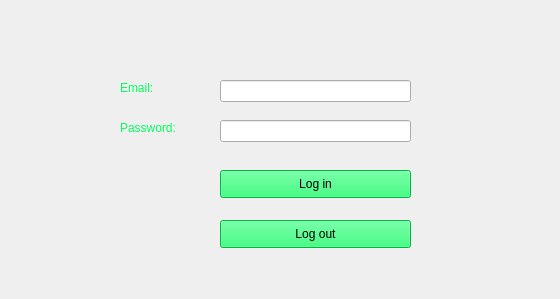
    <widget class="QWidget" name="tab_6">
     <attribute name="title">
      <string>Login</string>
     </attribute>
     <widget class="QLabel" name="label_12">
      <property name="geometry">
       <rect>
        <x>120</x>
        <y>120</y>
        <width>71</width>
        <height>16</height>
       </rect>
      </property>
      <property name="styleSheet">
       <string notr="true">color: rgb(0, 255, 93)</string>
      </property>
      <property name="text">
       <string>Password:</string>
      </property>
     </widget>
     <widget class="QLabel" name="label_14">
      <property name="geometry">
       <rect>
        <x>120</x>
        <y>80</y>
        <width>55</width>
        <height>16</height>
       </rect>
      </property>
      <property name="styleSheet">
       <string notr="true">color: rgb(0, 255, 93)</string>
      </property>
      <property name="text">
       <string>Email:</string>
      </property>
     </widget>
     <widget class="QLineEdit" name="log_pw">
      <property name="geometry">
       <rect>
        <x>220</x>
        <y>120</y>
        <width>191</width>
        <height>22</height>
       </rect>
      </property>
      <property name="styleSheet">
       <string notr="true">color:rgb(255, 183, 0)</string>
      </property>
      <property name="echoMode">
       <enum>QLineEdit::Password</enum>
      </property>
     </widget>
     <widget class="QLineEdit" name="log_email">
      <property name="geometry">
       <rect>
        <x>220</x>
        <y>80</y>
        <width>191</width>
        <height>22</height>
       </rect>
      </property>
      <property name="styleSheet">
       <string notr="true">color:rgb(255, 183, 0)</string>
      </property>
     </widget>
     <widget class="QPushButton" name="login_button">
      <property name="geometry">
       <rect>
        <x>220</x>
        <y>170</y>
        <width>191</width>
        <height>28</height>
       </rect>
      </property>
      <property name="styleSheet">
       <string notr="true">color: rgb(0,0,0);
background-color: rgb(0, 255, 93)</string>
      </property>
      <property name="text">
       <string>Log in</string>
      </property>
     </widget>
     <widget class="QPushButton" name="logout_button">
      <property name="enabled">
       <bool>true</bool>
      </property>
      <property name="geometry">
       <rect>
        <x>220</x>
        <y>220</y>
        <width>191</width>
        <height>28</height>
       </rect>
      </property>
      <property name="styleSheet">
       <string notr="true">color: rgb(0,0,0);
background-color: rgb(0, 255, 93)</string>
      </property>
      <property name="text">
       <string>Log out</string>
      </property>
     </widget>
     <widget class="QLabel" name="log_err">
      <property name="geometry">
       <rect>
        <x>220</x>
        <y>270</y>
        <width>331</width>
        <height>20</height>
       </rect>
      </property>
      <property name="styleSheet">
       <string notr="true">color:rgb(255, 0, 0)</string>
      </property>
      <property name="text">
       <string/>
      </property>
     </widget>
    </widget>
